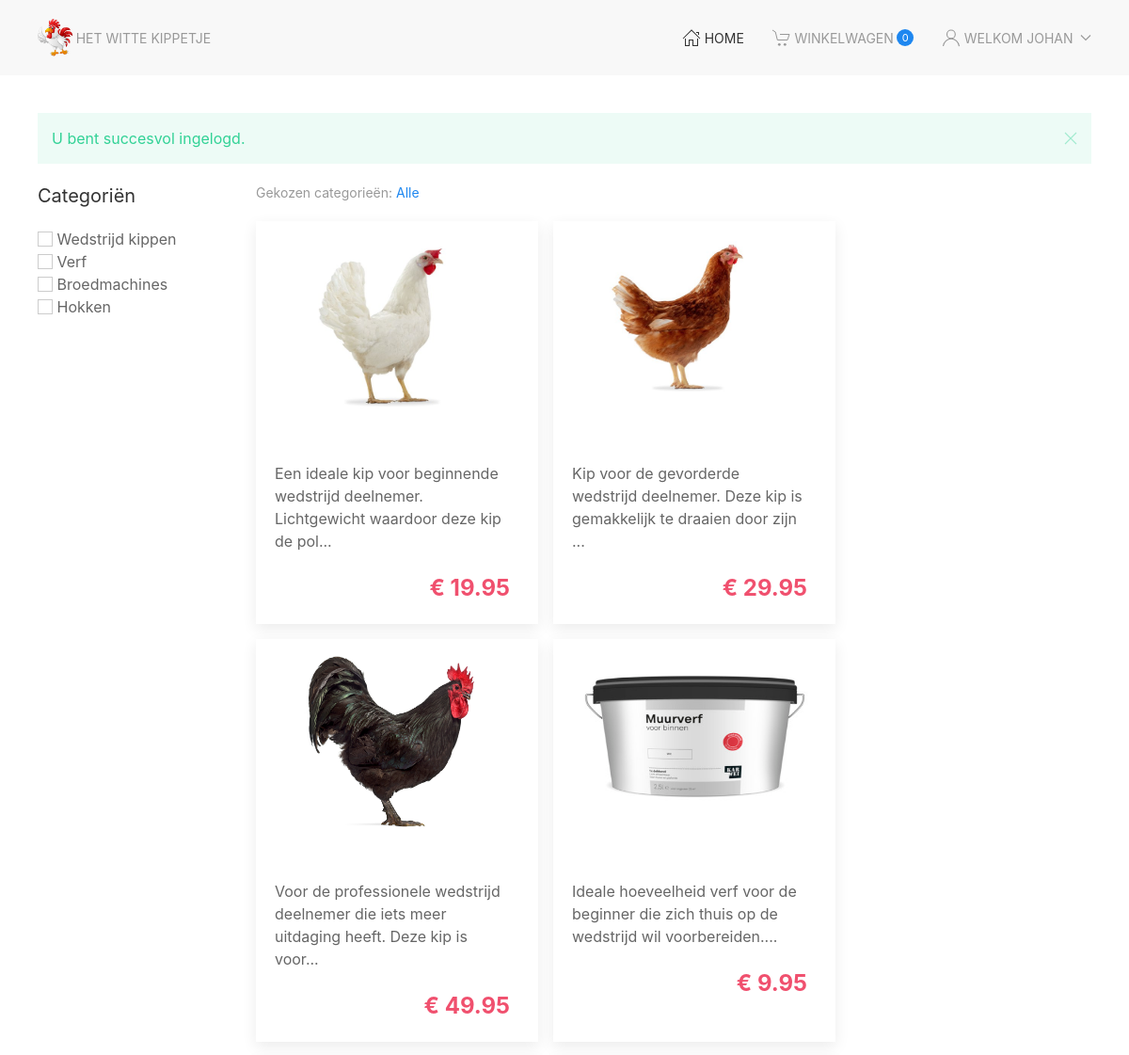
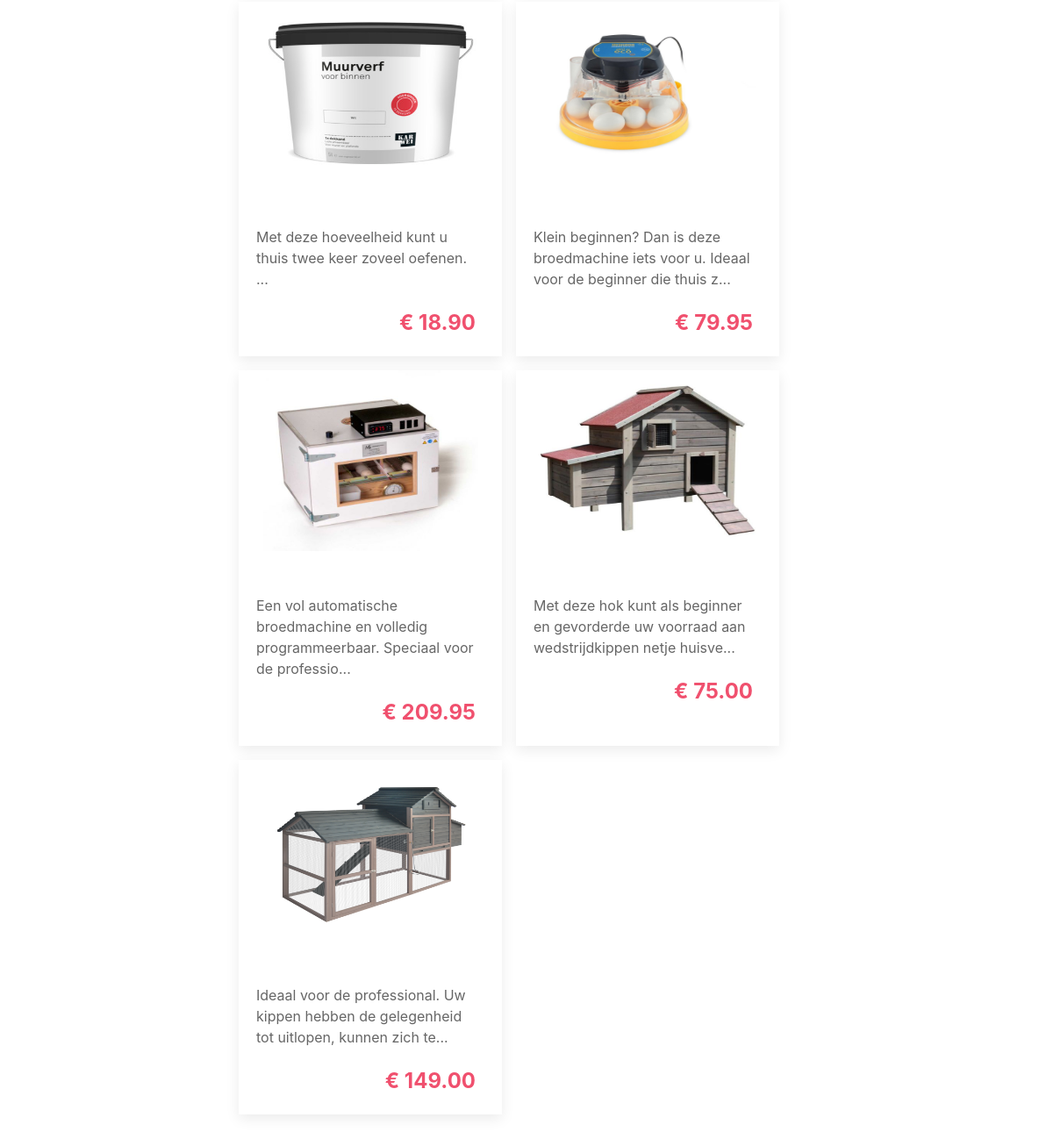
Screenshot of /dev/index.php (signed in) with the database file from the repository (2 pictures, top to bottom).
### tables this page shows
CREATE TABLE `products` (
  `id` bigint(20) UNSIGNED NOT NULL,
  `category_id` bigint(20) UNSIGNED NOT NULL,
  `name` varchar(150) NOT NULL,
  `description` text,
  `price` decimal(10,2) UNSIGNED NOT NULL DEFAULT '0.00',
  `image` varchar(255) NOT NULL DEFAULT 'https://placehold.co/600x600',
  `created_at` timestamp NOT NULL DEFAULT CURRENT_TIMESTAMP,
  `updated_at` timestamp NULL DEFAULT NULL
);

### dev/src/Helpers/Message.php (called while the page is built, shortened)
<?php
function hasMessage(string $key): bool
{
   if (isset($_SESSION['messages'])) {
      if (array_key_exists($key, $_SESSION['messages']))
         return true;
   }
   return false;
}
function getMessage(string $key): string|array|stdClass|null
{
   $message = '';
   if (hasMessage($key)) {
      $message = $_SESSION['messages'][$key];
   }
   return $message;
}

### dev/src/Database/Database.php (called while the page is built, shortened)
<?php
class Database
{
   private static $dbHost = "db";
   private static $dbName = "webshop";
   private static $dbUser = "root";
   private static $dbPassword = "root";
   private static $dbConnection = null;
   private static $dbStatement = null;
   private static function connect(): bool
   {
      if (!is_null(self::$dbConnection)) {
         return true;
      }
      $pdo = null;
      try {
         $dsn = "mysql:host=" . self::$dbHost . ";dbname=" . self::$dbName;
         $pdo = new PDO($dsn, self::$dbUser, self::$dbPassword);
         $pdo->setAttribute(PDO::ATTR_DEFAULT_FETCH_MODE, PDO::FETCH_OBJ);
      } catch (PDOException $e) {
         return false;
      }
      self::$dbConnection = $pdo;
      return true;
   }
   public static function query(string $query, array $params = []): bool
   {
      try {
         self::$dbStatement = self::$dbConnection->prepare($query);
         self::$dbStatement->execute($params);
      } catch (PDOException $e) {
         return false;
      }
      return true;
   }
   public static function getAll($return_type = PDO::FETCH_OBJ): bool|array
   {
      return self::$dbStatement->fetchAll($return_type);
   }
}

### dev/index.php (the view, shortened to what this page needs)
<?php
@include_once(__DIR__.'/src/Helpers/Message.php');
@include_once(__DIR__.'/src/Database/Database.php');
@include_once(__DIR__ . '/template/head.inc.php');
Database::query("SELECT * FROM `products`");
$products = Database::getAll();
?>
      <?php if (hasMessage('success')): ?>
         <div class="uk-alert-success" uk-alert>
            <a href class="uk-alert-close" uk-close></a>
            <p><?= getMessage('success') ?></p>
         </div>
      <?php endif; ?>
      <div class="uk-grid">
         <section class="uk-width-1-5">
            <h4>Categoriën</h4>
            <div>
               <input class="uk-checkbox" id="chickens" type="checkbox" name="chickens" />
               <label for="chickens">Wedstrijd kippen</label>
            </div>
            <div>
               <input class="uk-checkbox" id="paint" type="checkbox" name="paint" />
               <label for="paint">Verf</label>
            </div>
            <div>
               <input class="uk-checkbox" id="machines" type="checkbox" name="machines" />
               <label for="machines">Broedmachines</label>
            </div>
            <div>
               <input class="uk-checkbox" id="hokken" type="checkbox" name="hokken" />
               <label for="hokken">Hokken</label>
            </div>
         </section>
         <section class="uk-width-4-5">
            <h4 class="uk-text-muted uk-text-small">Gekozen categorieën: <span class="uk-text-small uk-text-primary">Alle</span></h4>
            <div class="uk-flex uk-flex-home uk-flex-wrap">
               <?php foreach ($products as $product) : ?>
                  <a class="product-card uk-card uk-card-home uk-card-default uk-card-small uk-card-hover" href="product.php?product_id=<?= $product->id ?>">
                     <div class="uk-card-media-top uk-align-center">
                        <img src="<?= $product->image ?>" alt="Witte kip" class="product-image uk-align-center">
                     </div>
                     <div class="uk-card-body uk-card-body-home">
                        <p class="product-card-p"><?= substr($product->description, 0, 89) . '...' ?></p>
                        <p class="product-card-p uk-text-large uk-text-bold uk-text-danger uk-text-right">&euro; <?= $product->price ?></p>
                     </div>
                  </a>
               <?php endforeach; ?>
            </div>
         </section>
      </div>
<?php
include_once(__DIR__ . '/template/foot.inc.php');

### dev/css/style.css (style rules this page uses)
.product-image { width: 245px; height: 206px; }
.product-card, .product-card-p { text-decoration: none !important; color: #666; }
.uk-card-home, .uk-card-body-home { width: 300px; }
.uk-card-body-home > p { max-width: 250px; }
.uk-card-body-home > p:first-child { min-height: 72px; }
.uk-flex-home, .uk-cart-gap, .uk-card-body-gap { gap: 1rem; }

### rows the page displays
products: image (picture), description "Een ideale kip voor beginnende wedstrijd deelnemer. Lichtgewicht waardoor deze kip de pol", price "19.95"
products: image (picture), description "Kip voor de gevorderde wedstrijd deelnemer. Deze kip is gemakkelijk te draaien door zijn", price "29.95"
products: image (picture), description "Voor de professionele wedstrijd deelnemer die iets meer uitdaging heeft. Deze kip is voor", price "49.95"
products: image (picture), description "Ideale hoeveelheid verf voor de beginner die zich thuis op de wedstrijd wil voorbereiden.", price "9.95"
products: image (picture), description "Met deze hoeveelheid kunt u thuis twee keer zoveel oefenen.", price "18.90"
products: image (picture), description "Klein beginnen? Dan is deze broedmachine iets voor u. Ideaal voor de beginner die thuis z", price "79.95"
products: image (picture), description "Een vol automatische broedmachine en volledig programmeerbaar. Speciaal voor de professio", price "209.95"
products: image (picture), description "Met deze hok kunt als beginner en gevorderde uw voorraad aan wedstrijdkippen netje huisve", price "75.00"
products: image (picture), description "Ideaal voor de professional. Uw kippen hebben de gelegenheid tot uitlopen, kunnen zich te", price "149.00"

### other values shown
countItemsInCart() "0"
user()->firstname "JOHAN"
getMessage('success') "U bent succesvol ingelogd."
